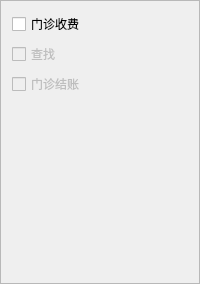
        <widget class="QFrame" name="frame_7">
         <property name="frameShape">
          <enum>QFrame::StyledPanel</enum>
         </property>
         <property name="frameShadow">
          <enum>QFrame::Raised</enum>
         </property>
         <layout class="QVBoxLayout" name="verticalLayout_6">
          <item>
           <widget class="QCheckBox" name="checkBoxOutPatientCharges">
            <property name="sizePolicy">
             <sizepolicy hsizetype="Fixed" vsizetype="Fixed">
              <horstretch>0</horstretch>
              <verstretch>0</verstretch>
             </sizepolicy>
            </property>
            <property name="minimumSize">
             <size>
              <width>60</width>
              <height>20</height>
             </size>
            </property>
            <property name="text">
             <string>门诊收费</string>
            </property>
           </widget>
          </item>
          <item>
           <widget class="QCheckBox" name="checkBoxOutPatientCharges1">
            <property name="enabled">
             <bool>false</bool>
            </property>
            <property name="sizePolicy">
             <sizepolicy hsizetype="Fixed" vsizetype="Fixed">
              <horstretch>0</horstretch>
              <verstretch>0</verstretch>
             </sizepolicy>
            </property>
            <property name="minimumSize">
             <size>
              <width>60</width>
              <height>20</height>
             </size>
            </property>
            <property name="text">
             <string>查找</string>
            </property>
           </widget>
          </item>
          <item>
           <widget class="QCheckBox" name="checkBoxOutPatientCharges2">
            <property name="enabled">
             <bool>false</bool>
            </property>
            <property name="sizePolicy">
             <sizepolicy hsizetype="Fixed" vsizetype="Fixed">
              <horstretch>0</horstretch>
              <verstretch>0</verstretch>
             </sizepolicy>
            </property>
            <property name="minimumSize">
             <size>
              <width>60</width>
              <height>20</height>
             </size>
            </property>
            <property name="text">
             <string>门诊结账</string>
            </property>
           </widget>
          </item>
          <item>
           <spacer name="verticalSpacer">
            <property name="orientation">
             <enum>Qt::Vertical</enum>
            </property>
            <property name="sizeHint" stdset="0">
             <size>
              <width>20</width>
              <height>176</height>
             </size>
            </property>
           </spacer>
          </item>
         </layout>
        </widget>
